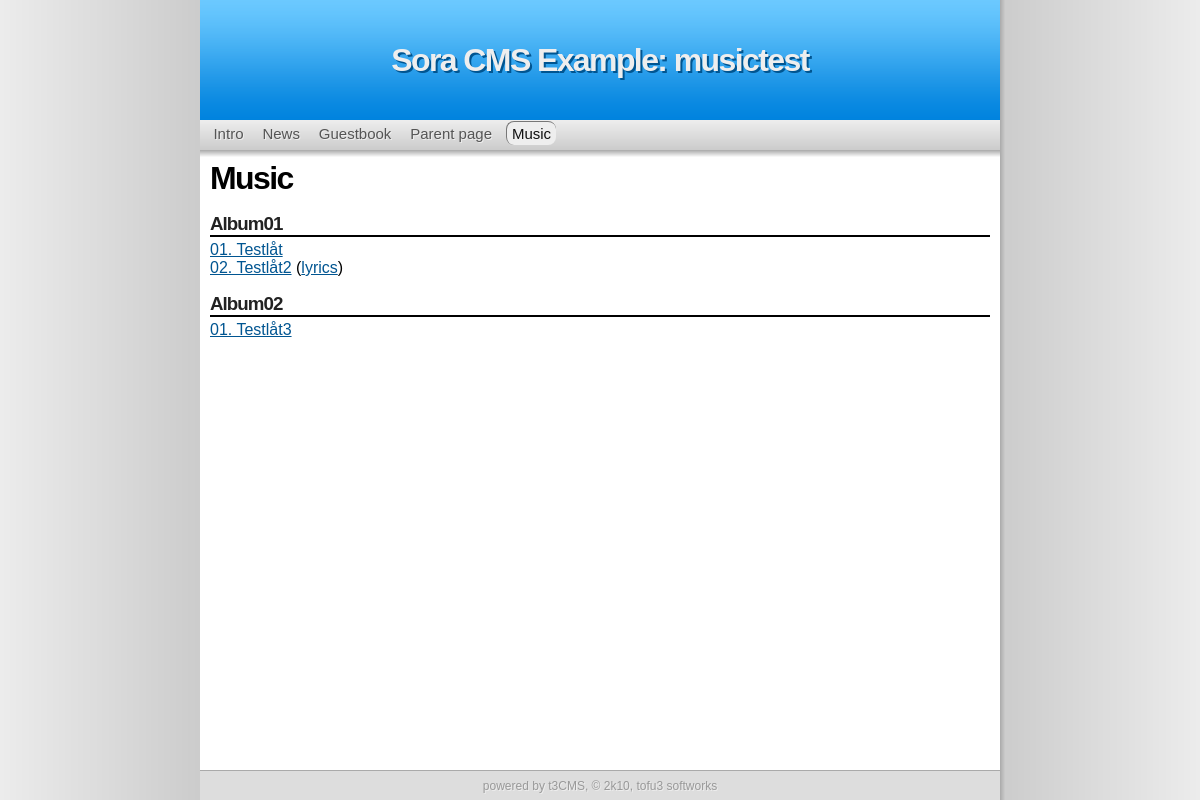
Page /?page=musictest on the committed database.
### tables this page shows
CREATE TABLE "sora_settings" ("name" TEXT check(typeof("name") = 'text') , "type" INTEGER, "value" TEXT check(typeof("value") = 'text') , "id" INTEGER PRIMARY KEY  AUTOINCREMENT  NOT NULL );

CREATE TABLE "sora_menus" ("id" INTEGER PRIMARY KEY  AUTOINCREMENT  NOT NULL , "menu" INTEGER NOT NULL  DEFAULT 0, "label" TEXT, "type" TEXT DEFAULT page, "link" TEXT, "sorting" INTEGER DEFAULT 0);

CREATE TABLE "sora_pages" ("id" INTEGER PRIMARY KEY  NOT NULL ,"name" TEXT,"type" TEXT,"content" TEXT,"title" TEXT,"sub" TEXT DEFAULT _ , "special" INTEGER DEFAULT 0);

CREATE TABLE "sora_pt_music_data" ("id" INTEGER PRIMARY KEY  NOT NULL ,"title" TEXT,"url" TEXT,"container" TEXT DEFAULT Def ,"pageid" TEXT, "lyrics" TEXT);

### inc/inc.settings.php (called while the page is built)
<?php
$_S['pageName'] = 't3cmsTestAlpha';
$_S['pageRoot'] = 'http://tofu3.ath.cx/t3cms/';
$_S['dbType'] = 'sqlite';
$_S['dbName'] = '';
$_S['dbPath'] = 'db/alpha.db';
$_S['dbUser'] = '';
$_S['dbPass'] = '';
$_S['dbPrfix'] = 'sora_';
$_S['dbConnectionString'] = $_S['dbType'].':'.$_S['dbPath'];
?>

### inc/inc.db.php (called while the page is built, shortened)
<?php
 $_DBp = $_S['dbPrfix'];
 try {
  $_DB = new PDO($_S['dbConnectionString'],$_S['dbUser'],$_S['dbPass']);
 }
 catch (Exception $e) {
	print '<pre>Database error.';
    print_r($e);
    print '</pre>';
	die();
 }
 function db_setting($name){
    global $_DB, $_DBp;
    $q = $_DB->query("SELECT value FROM {$_DBp}settings WHERE name='$name'");
    $r = $q->fetch();
    return $r[0];
 }
 function db_page($name) {
    global $_DB, $_DBp;
    $q = $_DB->query("SELECT * FROM {$_DBp}pages WHERE name='$name'");
    $r = $q->fetch();
    return $r;
 }
?>

### inc/inc.page.php (called while the page is built, shortened)
<?php
 include_once('inc/inc.db.php');
 function get_page($override = 0){
    if(!$override){
        $default = db_setting('default_page');
        @$page=$_GET['page']?$_GET['page']:$default;
    }
    else {
        $page = $override;
    }
    $pagedata = db_page($page);
    return array($pagedata['title'],$pagedata['type'],$pagedata['content'],$page,$pagedata['id'],$pagedata['sub']);
 }
?>

### inc/inc.debug.php (called while the page is built, shortened)
<?php
 function d_getdbasarray(){
    global $_DB,$_DBp;
    $d_inctables = array('settings','pt_guestbook','pages');
    $DBC = array();
    foreach ($d_inctables as $t){
        $i = 0;
        foreach ($_DB->query("SELECT * from {$_DBp}$t") as $r){
            $i++;
                foreach($r as $n=>$v)
                    if (!is_int($n))
                        $DBC[$t][$i][$n] = $v;
        }
    }
    return $DBC;
 }
?>

### inc/inc.build-functions.php (the view, shortened to what this page needs)
<?php
 function do_menu($id,$orient = 'vertical'){
    global $_DB,$_DBp;
    global $page_name;
    global $page_sub;
    foreach($_DB->query("SELECT label,type,link FROM {$_DBp}menus WHERE menu='$id' ORDER BY sorting") as $r){
        $linkname = $r['link'];
        $linkname=='./'?$linkname=db_setting('default_page'):0;
        $active = ($page_name==$linkname)||($page_sub==$linkname)?1:0;
        $menudata[] = array($r['label'],$r['type'],$r['link'],$active);
    }
    $m = build_menu($menudata,$orient);
    print $m;
 }
 function build_menu($data,$orient){
    global $url_style;
    foreach ($data as $item){
        $class = $item[3]?' class="active"':'';
        switch($item[1]){
            case 'page':
                if($url_style != 'pretty'){
                    $url = '?page='.$item[2];
                }
                else {
                    $url = './'.$item[2]; break;
                }
                break;
            case 'redir': $url = $item[2]; break;
        }
        if($orient == 'vertical'){
            $r .= '&nbsp;<a href="'.$url.'"'.$class.'>'.$item[0].'</a>&nbsp;';
        }
        else {
            $r .= '<a href="'.$url.'"'.$class.'>'.$item[0].'</a><br/>';
        }
    }
    return $r;
 }
?>

### styles/default_h5c3img/header.php (shortened to what this page needs)
<table id="tcont" border="0" cellspacing="0" cellpadding="0">
 <tr>
  <td rowspan="4" id="tleft"><div id="shadow"></div></td>
  <td id="thead"><h1><?=$title.': '.$page_title?></h1></td>
  <td rowspan="4" id="tright"><div id="shadow"></div></td>
 </tr>
 <tr>
  <td id="tmenu"><div><?php do_menu(0) ?></div></td>
 </tr>
 <tr>
  <td>
   <table cellspacing="0" cellpadding="0" style="width:100%;height:100%">
    <tr>
     <td id="tmain">

### pt/music/inc.php (shortened to what this page needs)
<?php
 function do_page($content, $name){
    global $_DB,$_DBp;
    print $content;
    foreach ($_DB->query("SELECT * FROM {$_DBp}pt_music_data WHERE pageid='$name'") as $r){
        $lyrics = $r['lyrics']?' (<a href=\"lyrics/'.$r['id'].'\">lyrics</a>)':'';
        $containers[$r['container']][] = array($r['title'],$r['url'],$lyrics);
    }
    foreach ($containers as $container=>$data){
        print "<h3 class=\"musiccontainer\" style=\"margin:0px;margin-top:16px;margin-bottom:4px;border-bottom:2px solid black\">$container</h3>";
        foreach($data as $row){
            $url = $row[1];
            $lyrics = $row[2];
            $title = htmlentities(utf8_decode($row[0]));
            print "<a href=\"$url\">$title</a>$lyrics<br/>";
        }
    }
 }
?>

### styles/default_h5c3img/css/default.css (style rules this page uses)
* { font-family: Sans-serif }
h1,h2,h3 { letter-spacing: -0.05em; margin:0px; }
#thead h1 { color: #eee; text-shadow: #005591 2px 2px }
h3 { color: #222; }
html,body { margin:0px; height:100% }
body { background-color: #ccc }
#tcont { width: 100%; height: 100% }
#thead { width: 800px; height: 120px; text-align: center; background: url('../img/top_bg.png') top left #0083de; }
#tleft { background: url('../img/left_bg.png') top right }
#tright { background: url('../img/right_bg.png') top left }
#shadow { height: 100%; width: 5px }
#tright #shadow { background: transparent }
#tleft #shadow { background: transparent }
#tmenu { height: 30px; background: #042 }
#tmain { vertical-align: top; background-color: #fff; padding: 10px; background: url('../img/cont_bg.png') top left #fff repeat-x }
#tmain a { color: #005591 }
a.active { text-decoration: underline!important }
#tmenu div { background: url('../img/menu_bg.png') top left #ddd repeat-x; height: 25px; padding-top: 5px; padding-left: 4px; padding-bottom:0px }
#tmenu a { padding: 3 5 3 5px; font-size: 15px; text-shadow: #eee 1px 1px; text-decoration: none; color: #555; }
#tmenu a.active { color: #111; text-decoration: none!important; background: #eee; -moz-border-radius: 8px; -webkit-border-radius: 8px; border-radius: 8px; border: 1px #777 solid; border-bottom: 0px; border-right: 0px; }

### rows in the picture
sora_settings: value "Sora CMS Example"
sora_menus: label "Intro"
sora_menus: label "News"
sora_menus: label "Guestbook"
sora_menus: label "Parent page"
sora_menus: label "Music"
sora_pages: content "Music"
sora_pt_music_data: title "01. Testlåt"
sora_pt_music_data: title "02. Testlåt2"
sora_pt_music_data: title "01. Testlåt3"

### other values in the picture
$page_title "musictest"
$container "Album01"
$container "Album02"
